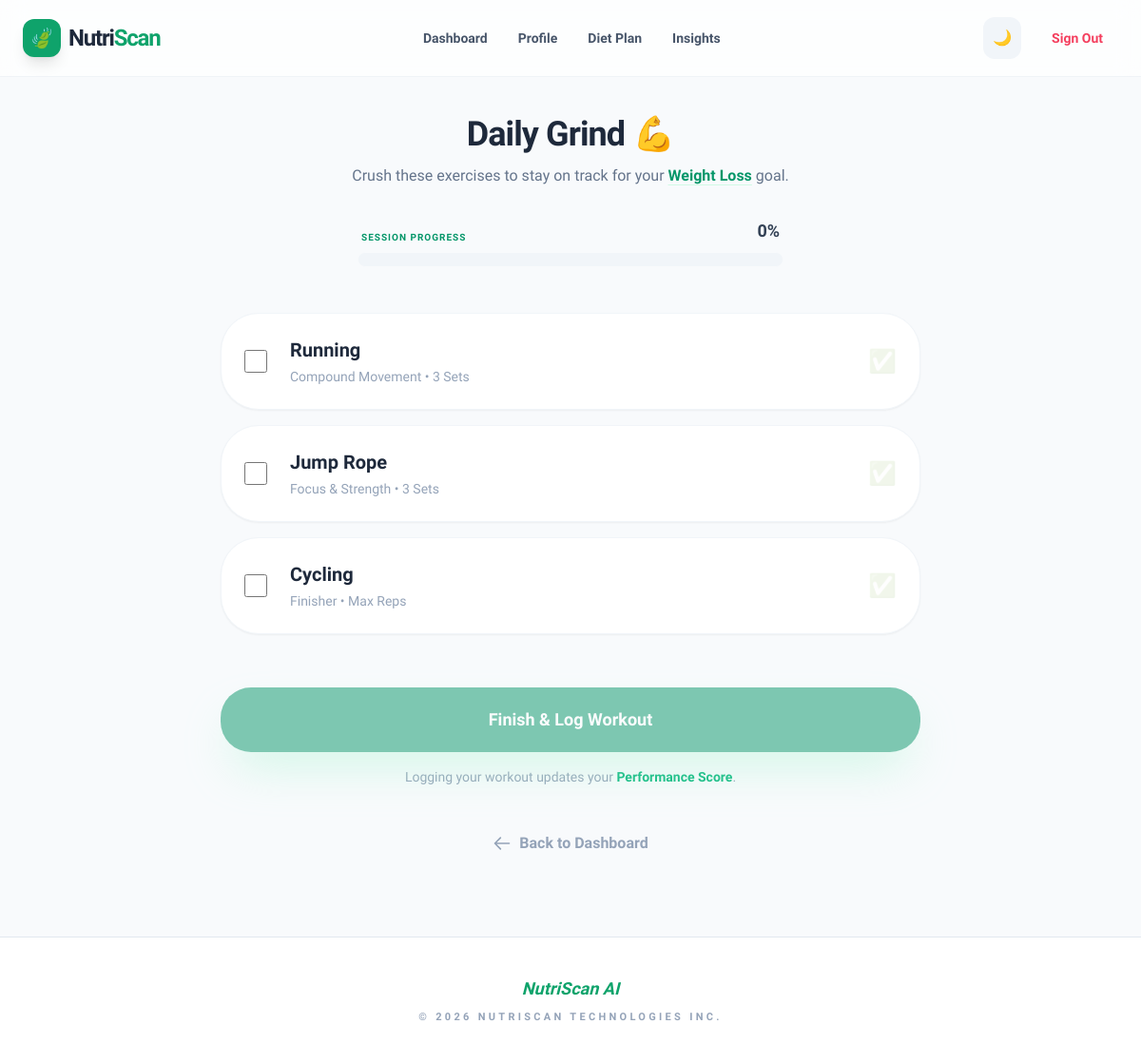
Screenshot of /workout/ (signed in) with the database file from the repository.
### core/models.py (models this page shows, shortened)
class UserProfile(models.Model):
    user = models.OneToOneField(
        User,
        on_delete=models.CASCADE,
        related_name='profile'
    )
    age = models.PositiveIntegerField(null=True, blank=True)
    height_feet = models.PositiveIntegerField(null=True, blank=True)
    height_inches = models.PositiveIntegerField(null=True, blank=True)
    weight = models.FloatField(null=True, blank=True)
    gender = models.CharField(
        max_length=10,
        choices=[
            ('male','Male'),
            ('female','Female'),
            ('other','Other')
        ],
        null=True,
        blank=True
    )
    goal = models.CharField(
        max_length=20,
        choices=[
            ('loss','Weight Loss'),
            ('gain','Weight Gain'),
            ('maintain','Maintain')
        ],
        null=True,
        blank=True
    )
    is_profile_complete = models.BooleanField(default=False)

class WorkoutPlan(models.Model):
    goal = models.CharField(
        max_length=20,
        choices=[
            ('loss','Weight Loss'),
            ('gain','Weight Gain'),
            ('maintain','Maintain')
        ]
    )
    exercise_1 = models.CharField(max_length=100)
    exercise_2 = models.CharField(max_length=100)
    exercise_3 = models.CharField(max_length=100)

### core/views.py (the view, shortened to what this page needs)
# urls.py: path('workout/', views.workout, name='workout'),
@login_required
def workout(request):
    try:
        profile = UserProfile.objects.get(user=request.user)
    except UserProfile.DoesNotExist:
        return redirect('profile')
    plan = WorkoutPlan.objects.filter(goal=profile.goal).first()
    if profile.goal == 'loss':
        base_target = 1800
    elif profile.goal == 'gain':
        base_target = 2500
    else:
        base_target = 2200
    calories_per_workout = base_target // 3
    return render(request, 'workout.html', {'plan': plan, 'profile': profile})

### core/templates/workout.html (shortened to what this page needs)
{% extends 'base.html' %}
{% block content %}
<div class="max-w-3xl mx-auto px-4 py-10 animate-fade-in bg-slate-50 dark:bg-slate-950 transition-colors duration-500" x-data="{ total: 3, completed: 0 }">
    <div class="text-center mb-12">
        <h2 class="text-4xl font-extrabold text-slate-800 dark:text-slate-100 tracking-tight mb-3">Daily Grind 💪</h2>
        <p class="text-slate-500 dark:text-slate-400 font-medium">
            Crush these exercises to stay on track for your
            <span class="text-emerald-600 dark:text-emerald-400 font-bold underline decoration-emerald-100 dark:decoration-emerald-900/50 underline-offset-4">{{profile.get_goal_display}}</span> goal.
        </p>
        <div class="mt-8 max-w-md mx-auto">
            <div class="flex justify-between items-end mb-2 px-1">
                <span class="text-[10px] font-black text-emerald-600 dark:text-emerald-400 uppercase tracking-widest">Session Progress</span>
                <span class="text-lg font-black text-slate-700 dark:text-slate-200" x-text="Math.round((completed/total)*100) + '%'">0%</span>
            </div>
            <div class="h-4 w-full bg-slate-100 dark:bg-slate-800 rounded-full overflow-hidden border border-slate-50 dark:border-slate-800 p-1">
            </div>
        </div>
    </div>
    <form method="POST" class="space-y-6">
        <div class="space-y-4">
            <label class="workout-card group relative bg-white dark:bg-slate-900 p-6 rounded-[2.5rem] shadow-sm border border-slate-100 dark:border-slate-800 flex items-center cursor-pointer transition-all duration-300 hover:shadow-xl hover:border-emerald-100 dark:hover:border-emerald-900">
                <input type="checkbox" name="exercise" value="{{plan.exercise_1}}"
                       class="exercise-checkbox w-6 h-6 rounded-lg text-emerald-600 focus:ring-emerald-500 border-slate-200 dark:border-slate-700 dark:bg-slate-800"
                       @change="$el.checked ? completed++ : completed--">
                <div class="ml-6 flex-grow">
                    <h5 class="text-xl font-bold text-slate-800 dark:text-slate-100 transition-all duration-300 group-has-[:checked]:text-slate-400 dark:group-has-[:checked]:text-slate-600 group-has-[:checked]:line-through">{{plan.exercise_1}}</h5>
                    <p class="text-slate-400 dark:text-slate-500 text-sm font-medium mt-1">Compound Movement • 3 Sets</p>
                </div>
                <div class="opacity-10 group-has-[:checked]:opacity-100 transition-opacity duration-300">
                    <span class="text-2xl">✅</span>
                </div>
            </label>
            <label class="workout-card group relative bg-white dark:bg-slate-900 p-6 rounded-[2.5rem] shadow-sm border border-slate-100 dark:border-slate-800 flex items-center cursor-pointer transition-all duration-300 hover:shadow-xl hover:border-emerald-100 dark:hover:border-emerald-900">
                <input type="checkbox" name="exercise" value="{{plan.exercise_2}}"
                       class="exercise-checkbox w-6 h-6 rounded-lg text-emerald-600 focus:ring-emerald-500 border-slate-200 dark:border-slate-700 dark:bg-slate-800"
                       @change="$el.checked ? completed++ : completed--">
                <div class="ml-6 flex-grow">
                    <h5 class="text-xl font-bold text-slate-800 dark:text-slate-100 transition-all duration-300 group-has-[:checked]:text-slate-400 dark:group-has-[:checked]:text-slate-600 group-has-[:checked]:line-through">{{plan.exercise_2}}</h5>
                    <p class="text-slate-400 dark:text-slate-500 text-sm font-medium mt-1">Focus & Strength • 3 Sets</p>
                </div>
                <div class="opacity-10 group-has-[:checked]:opacity-100 transition-opacity duration-300">
                    <span class="text-2xl">✅</span>
                </div>
            </label>
            <label class="workout-card group relative bg-white dark:bg-slate-900 p-6 rounded-[2.5rem] shadow-sm border border-slate-100 dark:border-slate-800 flex items-center cursor-pointer transition-all duration-300 hover:shadow-xl hover:border-emerald-100 dark:hover:border-emerald-900">
                <input type="checkbox" name="exercise" value="{{plan.exercise_3}}"
                       class="exercise-checkbox w-6 h-6 rounded-lg text-emerald-600 focus:ring-emerald-500 border-slate-200 dark:border-slate-700 dark:bg-slate-800"
                       @change="$el.checked ? completed++ : completed--">
                <div class="ml-6 flex-grow">
                    <h5 class="text-xl font-bold text-slate-800 dark:text-slate-100 transition-all duration-300 group-has-[:checked]:text-slate-400 dark:group-has-[:checked]:text-slate-600 group-has-[:checked]:line-through">{{plan.exercise_3}}</h5>
                    <p class="text-slate-400 dark:text-slate-500 text-sm font-medium mt-1">Finisher • Max Reps</p>
                </div>
                <div class="opacity-10 group-has-[:checked]:opacity-100 transition-opacity duration-300">
                    <span class="text-2xl">✅</span>
                </div>
            </label>
        </div>
        <div class="pt-8 text-center">
            <button type="submit"
                    class="w-full py-5 bg-emerald-600 text-white rounded-[2rem] font-bold text-lg shadow-2xl shadow-emerald-200 dark:shadow-none hover:bg-emerald-700 hover:-translate-y-1.5 transition-all duration-300 active:scale-95 disabled:opacity-50 disabled:translate-y-0"
                    :disabled="completed === 0">
                Finish & Log Workout
            </button>
            <p class="mt-4 text-slate-400 dark:text-slate-500 text-sm font-medium">
                Logging your workout updates your <span class="text-emerald-500 font-bold">Performance Score</span>.
            </p>
        </div>
    </form>
    <div class="mt-12 text-center">
        <a href="{% url 'dashboard' %}" class="inline-flex items-center text-slate-400 dark:text-slate-500 font-bold hover:text-emerald-600 transition-colors group">
            <svg class="w-5 h-5 mr-2 transform group-hover:-translate-x-1 transition-transform" fill="none" stroke="currentColor" viewBox="0 0 24 24"><path stroke-linecap="round" stroke-linejoin="round" stroke-width="2" d="M10 19l-7-7m0 0l7-7m-7 7h18"></path></svg>
            Back to Dashboard
        </a>
    </div>
</div>
{% endblock %}

### core/templates/base.html (style rules this page uses)
body { font-family: 'Plus Jakarta Sans', sans-serif; transition: background-color 0.5s ease; }

### core/templates/workout.html (style rules this page uses)
.animate-fade-in { animation: fadeInUp 0.8s cubic-bezier(0.16, 1, 0.3, 1) forwards; }

### rows the page displays
UserProfile: goal "Weight Loss"
WorkoutPlan: exercise_1 "Running", exercise_2 "Jump Rope", exercise_3 "Cycling"
